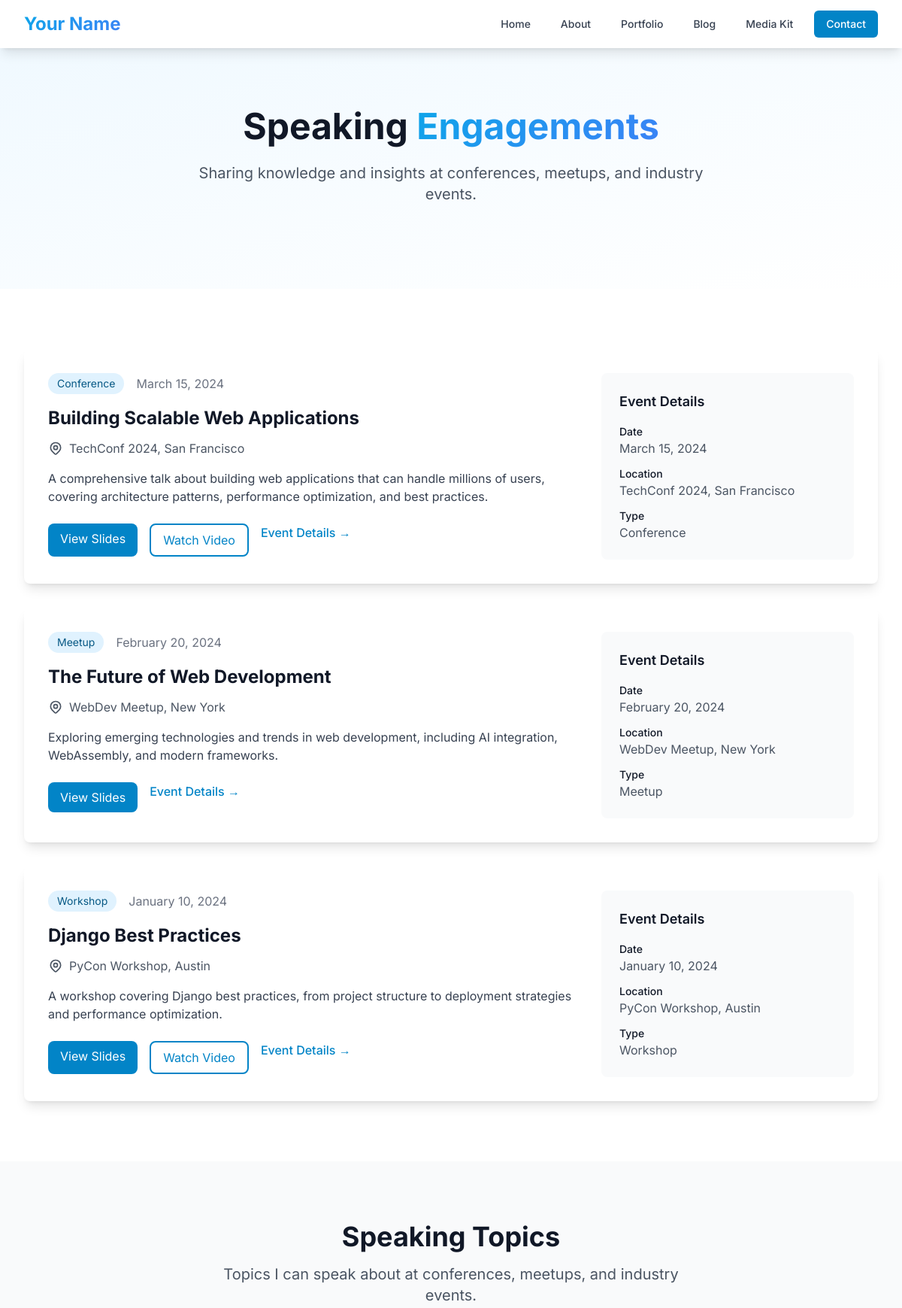
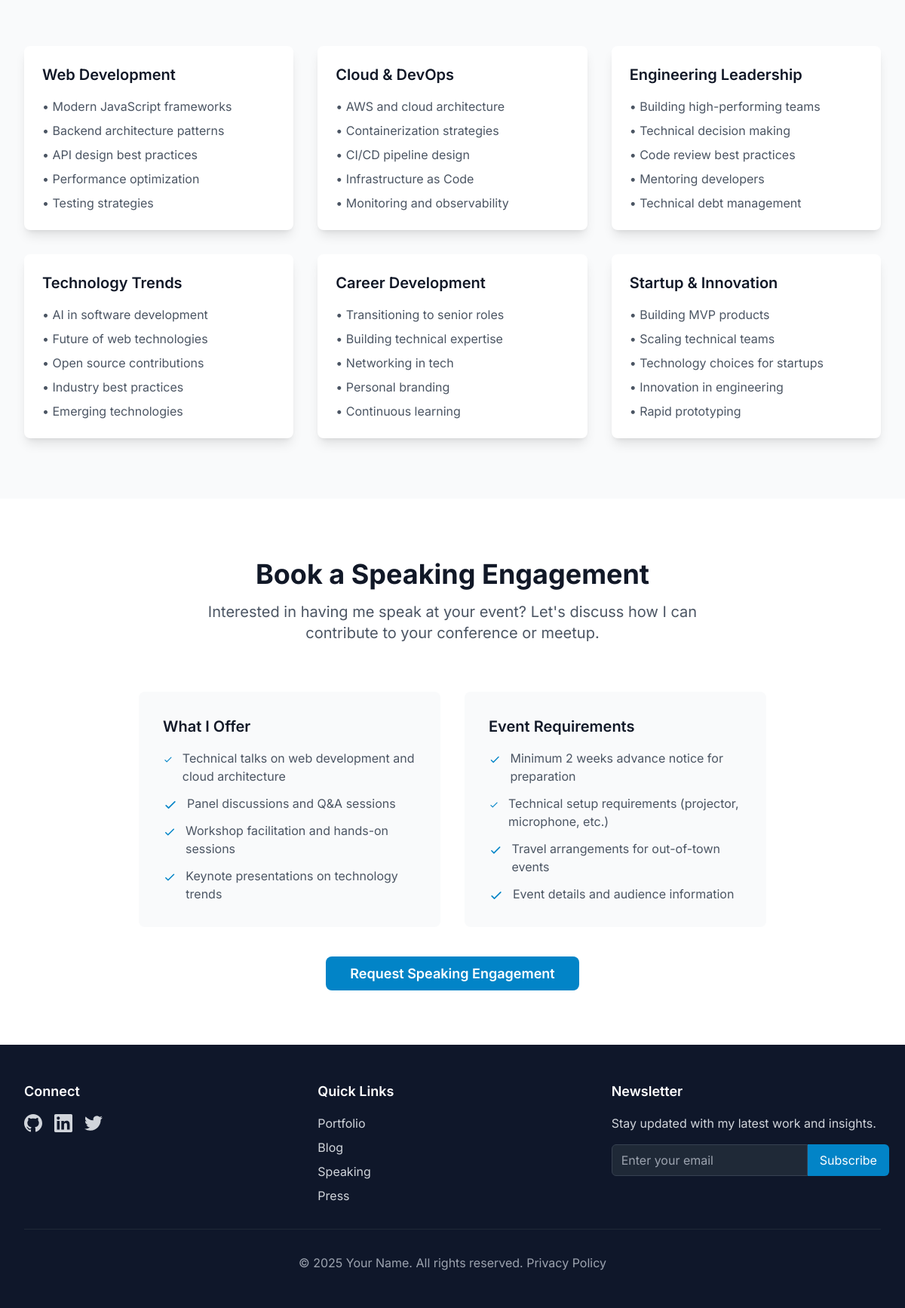
Page /profile/speaking/ on the committed database (2 pictures, top to bottom).
### public_profile/models.py (models this page shows, shortened)
class SpeakingEngagement(models.Model):
    title = models.CharField(max_length=200)
    slug = models.SlugField(max_length=200, unique=True, blank=True)
    description = models.TextField(blank=True)
    event_date = models.DateField()
    location = models.CharField(max_length=200)
    event_type = models.CharField(
        max_length=50,
        choices=[
            ('conference', 'Conference'),
            ('meetup', 'Meetup'),
            ('workshop', 'Workshop'),
            ('webinar', 'Webinar'),
            ('podcast', 'Podcast'),
            ('interview', 'Interview'),
        ],
        default='conference'
    )
    slides_url = models.URLField(blank=True)
    video_url = models.URLField(blank=True)
    event_url = models.URLField(blank=True)
    created_at = models.DateTimeField(auto_now_add=True)
    updated_at = models.DateTimeField(auto_now=True)
    class Meta:
        ordering = ['-event_date']
        verbose_name = "Speaking Engagement"
        verbose_name_plural = "Speaking Engagements"

### public_profile/views.py (the view)
# urls.py: path('speaking/', views.speaking_engagements, name='speaking_engagements'),
def speaking_engagements(request):
    engagements = SpeakingEngagement.objects.all()
    context = {
        'engagements': engagements,
    }
    return render(request, 'public_profile/speaking_engagements.html', context)

### templates/public_profile/speaking_engagements.html (shortened to what this page needs)
{% extends 'base.html' %}
{% load static %}
{% block content %}
<section class="bg-gradient-to-br from-primary-50 to-white py-20">
    <div class="max-w-7xl mx-auto px-4 sm:px-6 lg:px-8">
        <div class="text-center">
            <h1 class="text-4xl md:text-5xl font-bold text-gray-900 mb-6">
                Speaking <span class="gradient-text">Engagements</span>
            </h1>
            <p class="text-xl text-gray-600 mb-8 max-w-2xl mx-auto">
                Sharing knowledge and insights at conferences, meetups, and industry events.
            </p>
        </div>
    </div>
</section>
<section class="py-20 bg-white">
    <div class="max-w-7xl mx-auto px-4 sm:px-6 lg:px-8">
        {% if engagements %}
            <div class="space-y-8">
                {% for engagement in engagements %}
                    <div class="bg-white rounded-lg shadow-lg p-8 hover:shadow-xl transition-shadow">
                        <div class="grid grid-cols-1 lg:grid-cols-3 gap-8">
                            <div class="lg:col-span-2">
                                <div class="flex items-center mb-4">
                                    <span class="px-3 py-1 bg-primary-100 text-primary-800 text-sm rounded-full mr-4">
                                        {{ engagement.get_event_type_display }}
                                    </span>
                                    <time class="text-gray-500">{{ engagement.event_date|date:"F d, Y" }}</time>
                                </div>
                                <h2 class="text-2xl font-bold text-gray-900 mb-3">{{ engagement.title }}</h2>
                                <div class="flex items-center text-gray-600 mb-4">
                                    {{ engagement.location }}
                                </div>
                                {% if engagement.description %}
                                    <p class="text-gray-700 mb-6">{{ engagement.description }}</p>
                                {% endif %}
                                <div class="flex flex-wrap gap-4">
                                    {% if engagement.slides_url %}
                                        <a href="{{ engagement.slides_url }}" target="_blank" class="bg-primary-600 text-white px-4 py-2 rounded-lg hover:bg-primary-700 transition-colors">
                                            View Slides
                                        </a>
                                    {% endif %}
                                    {% if engagement.video_url %}
                                        <a href="{{ engagement.video_url }}" target="_blank" class="border-2 border-primary-600 text-primary-600 px-4 py-2 rounded-lg hover:bg-primary-600 hover:text-white transition-colors">
                                            Watch Video
                                        </a>
                                    {% endif %}
                                    {% if engagement.event_url %}
                                        <a href="{{ engagement.event_url }}" target="_blank" class="text-primary-600 hover:text-primary-700 font-medium">
                                            Event Details →
                                        </a>
                                    {% endif %}
                                </div>
                            </div>
                            <div class="lg:col-span-1">
                                <div class="bg-gray-50 rounded-lg p-6">
                                    <h3 class="text-lg font-semibold text-gray-900 mb-4">Event Details</h3>
                                    <div class="space-y-3">
                                        <div>
                                            <p class="text-sm font-medium text-gray-900">Date</p>
                                            <p class="text-gray-600">{{ engagement.event_date|date:"F d, Y" }}</p>
                                        </div>
                                        <div>
                                            <p class="text-sm font-medium text-gray-900">Location</p>
                                            <p class="text-gray-600">{{ engagement.location }}</p>
                                        </div>
                                        <div>
                                            <p class="text-sm font-medium text-gray-900">Type</p>
                                            <p class="text-gray-600">{{ engagement.get_event_type_display }}</p>
                                        </div>
                                    </div>
                                </div>
                            </div>
                        </div>
                    </div>
                {% endfor %}
            </div>
        {% endif %}
    </div>
</section>
<section class="py-20 bg-gray-50">
    <div class="max-w-7xl mx-auto px-4 sm:px-6 lg:px-8">
        <div class="text-center mb-16">
            <h2 class="text-3xl md:text-4xl font-bold text-gray-900 mb-4">Speaking Topics</h2>
            <p class="text-xl text-gray-600 max-w-2xl mx-auto">
                Topics I can speak about at conferences, meetups, and industry events.
            </p>
        </div>
        <div class="grid grid-cols-1 md:grid-cols-2 lg:grid-cols-3 gap-8">
            <div class="bg-white rounded-lg shadow-lg p-6">
                <h3 class="text-xl font-semibold text-gray-900 mb-4">Web Development</h3>
                <ul class="space-y-2 text-gray-600">
                    <li>• Modern JavaScript frameworks</li>
                    <li>• Backend architecture patterns</li>
                    <li>• API design best practices</li>
                    <li>• Performance optimization</li>
                    <li>• Testing strategies</li>
                </ul>
            </div>
            <div class="bg-white rounded-lg shadow-lg p-6">
                <h3 class="text-xl font-semibold text-gray-900 mb-4">Cloud & DevOps</h3>
                <ul class="space-y-2 text-gray-600">
                    <li>• AWS and cloud architecture</li>
                    <li>• Containerization strategies</li>
                    <li>• CI/CD pipeline design</li>
                    <li>• Infrastructure as Code</li>
                    <li>• Monitoring and observability</li>
                </ul>
            </div>
            <div class="bg-white rounded-lg shadow-lg p-6">
                <h3 class="text-xl font-semibold text-gray-900 mb-4">Engineering Leadership</h3>
                <ul class="space-y-2 text-gray-600">
                    <li>• Building high-performing teams</li>
                    <li>• Technical decision making</li>
                    <li>• Code review best practices</li>
                    <li>• Mentoring developers</li>
                    <li>• Technical debt management</li>
                </ul>
            </div>
            <div class="bg-white rounded-lg shadow-lg p-6">
                <h3 class="text-xl font-semibold text-gray-900 mb-4">Technology Trends</h3>
                <ul class="space-y-2 text-gray-600">
                    <li>• AI in software development</li>
                    <li>• Future of web technologies</li>
                    <li>• Open source contributions</li>
                    <li>• Industry best practices</li>
                    <li>• Emerging technologies</li>
                </ul>
            </div>
            <div class="bg-white rounded-lg shadow-lg p-6">
                <h3 class="text-xl font-semibold text-gray-900 mb-4">Career Development</h3>
                <ul class="space-y-2 text-gray-600">
                    <li>• Transitioning to senior roles</li>
                    <li>• Building technical expertise</li>
                    <li>• Networking in tech</li>
                    <li>• Personal branding</li>
                    <li>• Continuous learning</li>
                </ul>
            </div>
            <div class="bg-white rounded-lg shadow-lg p-6">
                <h3 class="text-xl font-semibold text-gray-900 mb-4">Startup & Innovation</h3>
                <ul class="space-y-2 text-gray-600">
                    <li>• Building MVP products</li>
                    <li>• Scaling technical teams</li>
                    <li>• Technology choices for startups</li>
                    <li>• Innovation in engineering</li>
                    <li>• Rapid prototyping</li>
                </ul>
            </div>
        </div>
    </div>
</section>
<section class="py-20 bg-white">
    <div class="max-w-4xl mx-auto px-4 sm:px-6 lg:px-8">
        <div class="text-center mb-16">
            <h2 class="text-3xl md:text-4xl font-bold text-gray-900 mb-4">Book a Speaking Engagement</h2>
            <p class="text-xl text-gray-600 max-w-2xl mx-auto">
                Interested in having me speak at your event? Let's discuss how I can contribute to your conference or meetup.
            </p>
        </div>
        <div class="grid grid-cols-1 md:grid-cols-2 gap-8">
            <div class="bg-gray-50 rounded-lg p-8">
                <h3 class="text-xl font-semibold text-gray-900 mb-4">What I Offer</h3>
                <ul class="space-y-3 text-gray-600">
                    <li class="flex items-start">
                        <svg class="w-5 h-5 text-primary-600 mt-1 mr-3" fill="none" stroke="currentColor" viewBox="0 0 24 24">
                            <path stroke-linecap="round" stroke-linejoin="round" stroke-width="2" d="M5 13l4 4L19 7"></path>
                        </svg>
                        Technical talks on web development and cloud architecture
                    </li>
                    <li class="flex items-start">
                        <svg class="w-5 h-5 text-primary-600 mt-1 mr-3" fill="none" stroke="currentColor" viewBox="0 0 24 24">
                            <path stroke-linecap="round" stroke-linejoin="round" stroke-width="2" d="M5 13l4 4L19 7"></path>
                        </svg>
                        Panel discussions and Q&A sessions
                    </li>
                    <li class="flex items-start">
                        <svg class="w-5 h-5 text-primary-600 mt-1 mr-3" fill="none" stroke="currentColor" viewBox="0 0 24 24">
                            <path stroke-linecap="round" stroke-linejoin="round" stroke-width="2" d="M5 13l4 4L19 7"></path>
                        </svg>
                        Workshop facilitation and hands-on sessions
                    </li>
                    <li class="flex items-start">
                        <svg class="w-5 h-5 text-primary-600 mt-1 mr-3" fill="none" stroke="currentColor" viewBox="0 0 24 24">
                            <path stroke-linecap="round" stroke-linejoin="round" stroke-width="2" d="M5 13l4 4L19 7"></path>
                        </svg>
                        Keynote presentations on technology trends
                    </li>
                </ul>
            </div>
            <div class="bg-gray-50 rounded-lg p-8">
                <h3 class="text-xl font-semibold text-gray-900 mb-4">Event Requirements</h3>
                <ul class="space-y-3 text-gray-600">
                    <li class="flex items-start">
                        <svg class="w-5 h-5 text-primary-600 mt-1 mr-3" fill="none" stroke="currentColor" viewBox="0 0 24 24">
                            <path stroke-linecap="round" stroke-linejoin="round" stroke-width="2" d="M5 13l4 4L19 7"></path>
                        </svg>
                        Minimum 2 weeks advance notice for preparation
                    </li>
                    <li class="flex items-start">
                        <svg class="w-5 h-5 text-primary-600 mt-1 mr-3" fill="none" stroke="currentColor" viewBox="0 0 24 24">
                            <path stroke-linecap="round" stroke-linejoin="round" stroke-width="2" d="M5 13l4 4L19 7"></path>
                        </svg>
                        Technical setup requirements (projector, microphone, etc.)
                    </li>
                    <li class="flex items-start">
                        <svg class="w-5 h-5 text-primary-600 mt-1 mr-3" fill="none" stroke="currentColor" viewBox="0 0 24 24">
                            <path stroke-linecap="round" stroke-linejoin="round" stroke-width="2" d="M5 13l4 4L19 7"></path>
                        </svg>
                        Travel arrangements for out-of-town events
                    </li>
                    <li class="flex items-start">
                        <svg class="w-5 h-5 text-primary-600 mt-1 mr-3" fill="none" stroke="currentColor" viewBox="0 0 24 24">
                            <path stroke-linecap="round" stroke-linejoin="round" stroke-width="2" d="M5 13l4 4L19 7"></path>
                        </svg>
                        Event details and audience information
                    </li>
                </ul>
            </div>
        </div>
        <div class="text-center mt-12">
            <a href="{% url 'core:contact' %}" class="bg-primary-600 text-white px-8 py-3 rounded-lg text-lg font-semibold hover:bg-primary-700 transition-colors">
                Request Speaking Engagement
            </a>
        </div>
    </div>
</section>
{% endblock %}

### rows in the picture
SpeakingEngagement: event_type "Conference", event_date "March 15, 2024", title "Building Scalable Web Applications", location "TechConf 2024, San Francisco", description "A comprehensive talk about building web applications that can handle millions of users, covering architecture patterns, performance optimization, and best practices."
SpeakingEngagement: event_type "Meetup", event_date "February 20, 2024", title "The Future of Web Development", location "WebDev Meetup, New York", description "Exploring emerging technologies and trends in web development, including AI integration, WebAssembly, and modern frameworks."
SpeakingEngagement: event_type "Workshop", event_date "January 10, 2024", title "Django Best Practices", location "PyCon Workshop, Austin", description "A workshop covering Django best practices, from project structure to deployment strategies and performance optimization."
